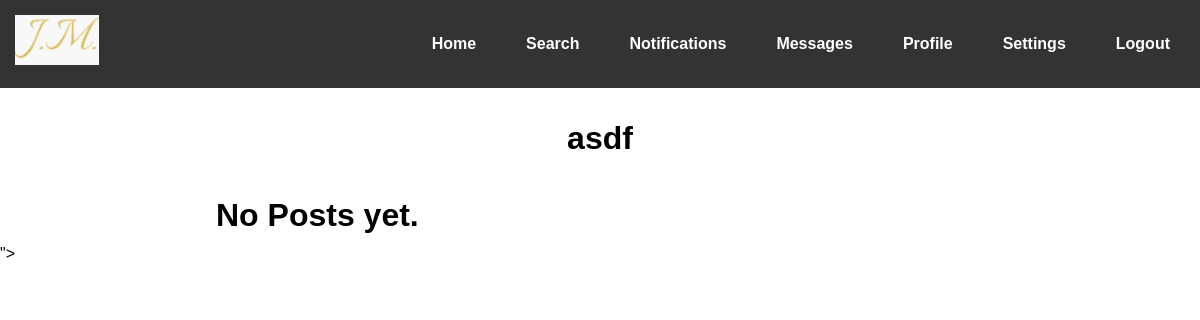
The app's page /post/feed/ (signed in), older data.
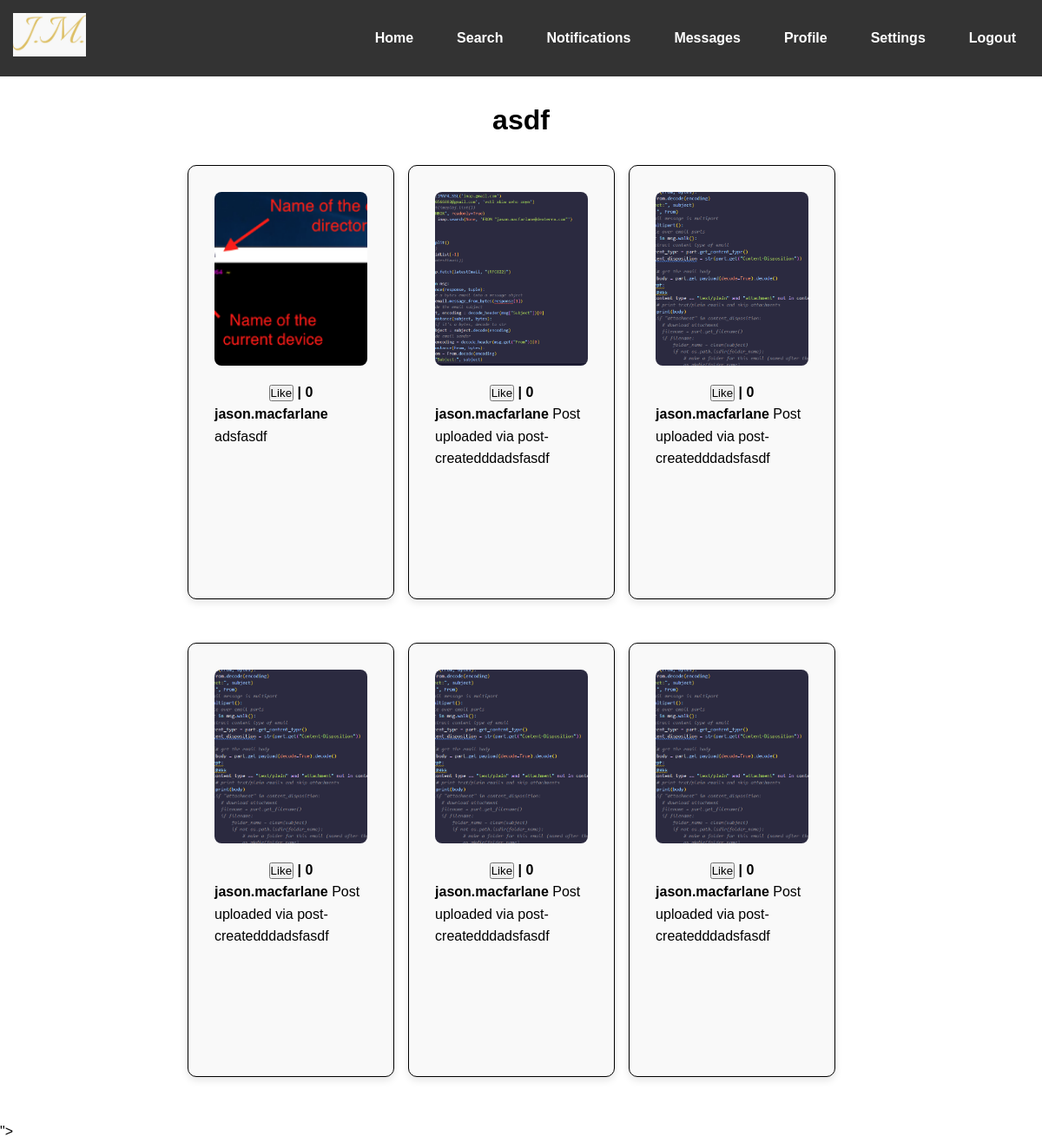
The same page, newer data.
### post/models.py (models this page shows, shortened)
class Post(models.Model):
    user = models.ForeignKey(settings.AUTH_USER_MODEL, related_name='posts', on_delete=models.CASCADE)
    photo = models.ImageField(upload_to='user/%Y/%m/%d/')
    caption = models.TextField(max_length=250, blank=True)
    created = models.DateTimeField(auto_now_add=True)
    def count_likes(self):
        return self.likes.filter(like=True).count()

### post/views.py (the view)
# urls.py: path('feed/', views.feed, name='feed'),
def feed(request):
    user=request.user
    following_users = Follow.objects.filter(user_from=user, following=True).values_list('user_to', flat=True)
    posts = Post.objects.filter(user__in=following_users).order_by("-created")
    if not posts.exists():
        posts = Post.objects.all().exclude(user=user).order_by("-created")
    posts.annotate(post_like_status=Exists(Like.objects.filter(post=OuterRef('pk'), user=user, like=True)))
    paginator = Paginator(posts, 6)
    page_number = request.GET.get('page', 1)
    page_obj = paginator.get_page(page_number)
    return render(request, 'post/feed.html', {'page_obj': page_obj})

### post/templates/post/feed.html (shortened to what this page needs)
{% extends "base.html" %}
{% block content %}
    <br>
    <h1 style="text-align: center;">{{ request.user.username }}</h1>
    <br>
    <div id="post-feed-container">
        {% if page_obj %}
            {% for post in page_obj %}
                <div class="post-box">
                    <a class="custom-link" href="{% url 'post:post_detail' post.id %}">
                        <img src="{{ post.photo.url }}">
                    </a>
                    <div id="detail-post-like-section">
                        <div class="post-like-{{ post.id }}">
                            {% include 'partials/post_like.html' with post_like_status=post.post_like_status %}
                        </div>
                    </div>
                    <p><strong>{{ post.user.username }}</strong> {{ post.caption }}</p>
                </div>
            {% endfor %}
        {% else %}
            <h1 style="text-align:center;">No Posts yet.</h1>
        {% endif %}
    </div>
{% endblock %}

### account/templates/base.html (shortened to what this page needs)
{% load static %}
<!DOCTYPE html>
<html lang="en">
<head>
    <link rel="stylesheet" href="{% static 'css/base.css' %}">
</head>
<body>
    <header class="main-header">
        <div class="logo">
            <a href="#"><img src="{% static 'account/site_logo.png' %}" alt="Logo"></a>
        </div>
        <nav class="nav-links">
            <ul>
                {% if request.user.is_authenticated %}
                    <li><a href="{% url 'post:feed' %}">Home</a></li>
                    <li><a href="#">Search</a></li>
                    <li><a href="#">Notifications</a></li>
                    <li><a href="{% url 'post:messages_view' request.user.id %}">Messages</a></li>
                    <li><a href="{% url 'post:my_profile' %}">Profile</a></li>
                    <li><a href="{% url 'edit_profile' %}">Settings</a></li>
                    <li>
                        <form action="{% url 'logout' %}" method="post">
                            <input class="logout-button" type="submit" value="Logout">
                        </form>
                    </li>
                {% else %}
                    <li><a href="{% url 'login' %}">Login</a></li>
                    <li><a href="{% url 'register' %}">Register</a></li>
                {% endif %}
            </ul>
        </nav>
    </header>
{% block content %} {% endblock %}
{% block include_js %}
    <input type="hidden" name="csrfmiddlewaretoken" value="{% csrf_token %}">
{% endblock %}
</body>
</html>

### post/templates/partials/post_like.html
<div class="post-like-{{ post.id }}" hx-target=".post-like-{{ post.id }}" hx-swap="innerHTML">
    <button id="post-like-button-{{ post.id }}" hx-post="{% url 'post:post_like' post.id %}" hx-target=".post-like-{{ post.id }}" hx-swap="outerHTML">
        {% if post_like_status %}
            Unlike
        {% else %}
            Like
        {% endif %}
    </button>
    <strong>| {{ post.count_likes }}</strong>
</div>

### account/static/css/base.css (style rules this page uses)
* { margin: 0; padding: 0; box-sizing: border-box; }
body { font-family: Arial, sans-serif; line-height: 1.6; }
.main-header { display: flex; justify-content: space-between; align-items: center; background-color: #333; padding: 15px; color: white; }
.main-header .logo img { max-height: 50px; }
.nav-links ul { list-style: none; display: flex; gap: 20px; }
.nav-links ul li a { text-decoration: none; color: white; font-weight: bold; padding: 10px 15px; }
.logout-button { background-color: transparent; border: none; color: white; font-weight: bold; padding: 10px 15px; cursor: pointer; font-family: Arial, sans-serif; font-size: 16px; line-height: 0.4; text-decoration: none; }
#detail-post-like-section { display: flex; align-items: center; gap: 10px; margin-top: 10px; }
.custom-link { color: black; text-decoration: none; }
.post-box { flex: 1 1 calc(33.33% - 30px); max-width: calc(33.33% - 30px); box-sizing: border-box; flex-direction: column; align-items: center; padding: 30px; margin-bottom: 50px; background-color: #f9f9f9; border: 1px solid #000; border-radius: 10px; box-shadow: 0 4px 8px rgba(0, 0, 0, 0.1); overflow-wrap: break-word; height: 500px; overflow-y: auto; overflow-x: hidden; word-wrap: break-word; word-break: break-word; display: flex; }
.post-box img { width: 100%; height: 200px; object-fit: cover; border-radius: 8px; }
#post-feed-container { display: flex; flex-wrap: wrap; justify-content: flex-start; gap: 2%; padding: 0 15%; margin: 0 auto; margin-left: 3%; }

Row changes from the older to the newer data that the page shows:
added Post: photo (picture), count_likes "0", user.username "jason.macfarlane", caption "adsfasdf"
added Post: photo (picture), count_likes "0", user.username "jason.macfarlane", caption "Post uploaded via post-createdddadsfasdf"
added Post: photo (picture), count_likes "0", user.username "jason.macfarlane", caption "Post uploaded via post-createdddadsfasdf"
added Post: photo (picture), count_likes "0", user.username "jason.macfarlane", caption "Post uploaded via post-createdddadsfasdf"
added Post: photo (picture), count_likes "0", user.username "jason.macfarlane", caption "Post uploaded via post-createdddadsfasdf"
added Post: photo (picture), count_likes "0", user.username "jason.macfarlane", caption "Post uploaded via post-createdddadsfasdf"
Text that changed along with them:
text no longer shown: "No Posts yet."
